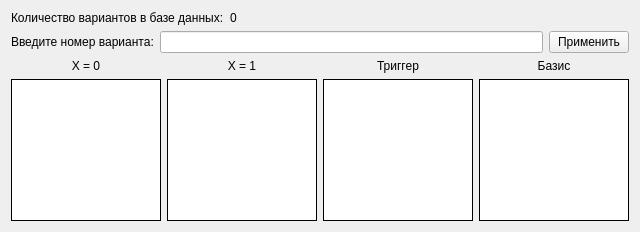
<?xml version="1.0" encoding="UTF-8"?>
<ui version="4.0">
 <class>QLabVarChoseWgt</class>
 <widget class="QWidget" name="QLabVarChoseWgt">
  <property name="geometry">
   <rect>
    <x>0</x>
    <y>0</y>
    <width>640</width>
    <height>232</height>
   </rect>
  </property>
  <property name="windowTitle">
   <string>Form</string>
  </property>
  <layout class="QGridLayout" name="gridLayout_2">
   <item row="0" column="0">
    <layout class="QHBoxLayout" name="horizontalLayoutVarTxt" stretch="0,1">
     <item>
      <widget class="QLabel" name="labelVarTxt">
       <property name="text">
        <string>Количество вариантов в базе данных:</string>
       </property>
      </widget>
     </item>
     <item>
      <widget class="QLabel" name="labelVarCnt">
       <property name="text">
        <string>0</string>
       </property>
      </widget>
     </item>
    </layout>
   </item>
   <item row="1" column="0" colspan="2">
    <layout class="QHBoxLayout" name="horizontalLayoutVarChose" stretch="0,0,0">
     <item>
      <widget class="QLabel" name="label">
       <property name="text">
        <string>Введите номер варианта:</string>
       </property>
      </widget>
     </item>
     <item>
      <widget class="QLineEdit" name="lineEditChosenVar">
       <property name="maxLength">
        <number>3</number>
       </property>
       <property name="frame">
        <bool>true</bool>
       </property>
       <property name="cursorPosition">
        <number>0</number>
       </property>
      </widget>
     </item>
     <item>
      <widget class="QPushButton" name="pushButtonChoseVar">
       <property name="text">
        <string>Применить</string>
       </property>
      </widget>
     </item>
    </layout>
   </item>
   <item row="2" column="0" colspan="2">
    <layout class="QGridLayout" name="gridLayout">
     <item row="0" column="1">
      <layout class="QVBoxLayout" name="verticalLayout_2">
       <item>
        <widget class="QLabel" name="label_3">
         <property name="sizePolicy">
          <sizepolicy hsizetype="Preferred" vsizetype="Fixed">
           <horstretch>0</horstretch>
           <verstretch>20</verstretch>
          </sizepolicy>
         </property>
         <property name="text">
          <string>X = 1</string>
         </property>
         <property name="alignment">
          <set>Qt::AlignCenter</set>
         </property>
        </widget>
       </item>
       <item>
        <widget class="QVarPreviewWgt" name="textBrowserVarPreviewOne">
         <property name="font">
          <font>
           <family>Times New Roman</family>
           <pointsize>12</pointsize>
          </font>
         </property>
         <property name="styleSheet">
          <string notr="true">color: rgb(0, 0, 0);
border-color: rgb(0, 0, 0);</string>
         </property>
         <property name="frameShape">
          <enum>QFrame::Panel</enum>
         </property>
         <property name="frameShadow">
          <enum>QFrame::Plain</enum>
         </property>
         <property name="openLinks">
          <bool>false</bool>
         </property>
        </widget>
       </item>
      </layout>
     </item>
     <item row="0" column="0">
      <layout class="QVBoxLayout" name="verticalLayout">
       <item>
        <widget class="QLabel" name="label_2">
         <property name="sizePolicy">
          <sizepolicy hsizetype="Preferred" vsizetype="Fixed">
           <horstretch>0</horstretch>
           <verstretch>20</verstretch>
          </sizepolicy>
         </property>
         <property name="text">
          <string>X = 0</string>
         </property>
         <property name="alignment">
          <set>Qt::AlignCenter</set>
         </property>
        </widget>
       </item>
       <item>
        <widget class="QVarPreviewWgt" name="textBrowserVarPreviewZero">
         <property name="font">
          <font>
           <family>Times New Roman</family>
           <pointsize>12</pointsize>
          </font>
         </property>
         <property name="styleSheet">
          <string notr="true">color: rgb(0, 0, 0);
border-color: rgb(0, 0, 0);</string>
         </property>
         <property name="frameShape">
          <enum>QFrame::Panel</enum>
         </property>
         <property name="frameShadow">
          <enum>QFrame::Plain</enum>
         </property>
         <property name="openLinks">
          <bool>false</bool>
         </property>
        </widget>
       </item>
      </layout>
     </item>
     <item row="0" column="2">
      <layout class="QVBoxLayout" name="verticalLayout_3">
       <item>
        <widget class="QLabel" name="label_4">
         <property name="sizePolicy">
          <sizepolicy hsizetype="Preferred" vsizetype="Fixed">
           <horstretch>0</horstretch>
           <verstretch>20</verstretch>
          </sizepolicy>
         </property>
         <property name="text">
          <string>Триггер</string>
         </property>
         <property name="alignment">
          <set>Qt::AlignCenter</set>
         </property>
        </widget>
       </item>
       <item>
        <widget class="QVarPreviewWgt" name="textBrowserVarPreviewTrigger">
         <property name="font">
          <font>
           <family>Times New Roman</family>
           <pointsize>12</pointsize>
          </font>
         </property>
         <property name="styleSheet">
          <string notr="true">color: rgb(0, 0, 0);
border-color: rgb(0, 0, 0);</string>
         </property>
         <property name="frameShape">
          <enum>QFrame::Panel</enum>
         </property>
         <property name="frameShadow">
          <enum>QFrame::Plain</enum>
         </property>
         <property name="openLinks">
          <bool>false</bool>
         </property>
        </widget>
       </item>
      </layout>
     </item>
     <item row="0" column="3">
      <layout class="QVBoxLayout" name="verticalLayout_4">
       <item>
        <widget class="QLabel" name="label_5">
         <property name="sizePolicy">
          <sizepolicy hsizetype="Preferred" vsizetype="Fixed">
           <horstretch>0</horstretch>
           <verstretch>20</verstretch>
          </sizepolicy>
         </property>
         <property name="text">
          <string>Базис</string>
         </property>
         <property name="alignment">
          <set>Qt::AlignCenter</set>
         </property>
        </widget>
       </item>
       <item>
        <widget class="QVarPreviewWgt" name="textBrowserVarPreviewBasis">
         <property name="font">
          <font>
           <family>Times New Roman</family>
           <pointsize>12</pointsize>
          </font>
         </property>
         <property name="styleSheet">
          <string notr="true">color: rgb(0, 0, 0);
border-color: rgb(0, 0, 0);</string>
         </property>
         <property name="frameShape">
          <enum>QFrame::Panel</enum>
         </property>
         <property name="frameShadow">
          <enum>QFrame::Plain</enum>
         </property>
         <property name="openLinks">
          <bool>false</bool>
         </property>
        </widget>
       </item>
      </layout>
     </item>
    </layout>
   </item>
   <item row="3" column="1">
    <spacer name="verticalSpacer_2">
     <property name="orientation">
      <enum>Qt::Vertical</enum>
     </property>
     <property name="sizeHint" stdset="0">
      <size>
       <width>20</width>
       <height>40</height>
      </size>
     </property>
    </spacer>
   </item>
  </layout>
 </widget>
 <customwidgets>
  <customwidget>
   <class>QVarPreviewWgt</class>
   <extends>QTextBrowser</extends>
   <header>qlabvarchosewgt.h</header>
  </customwidget>
 </customwidgets>
 <resources/>
 <connections/>
</ui>
